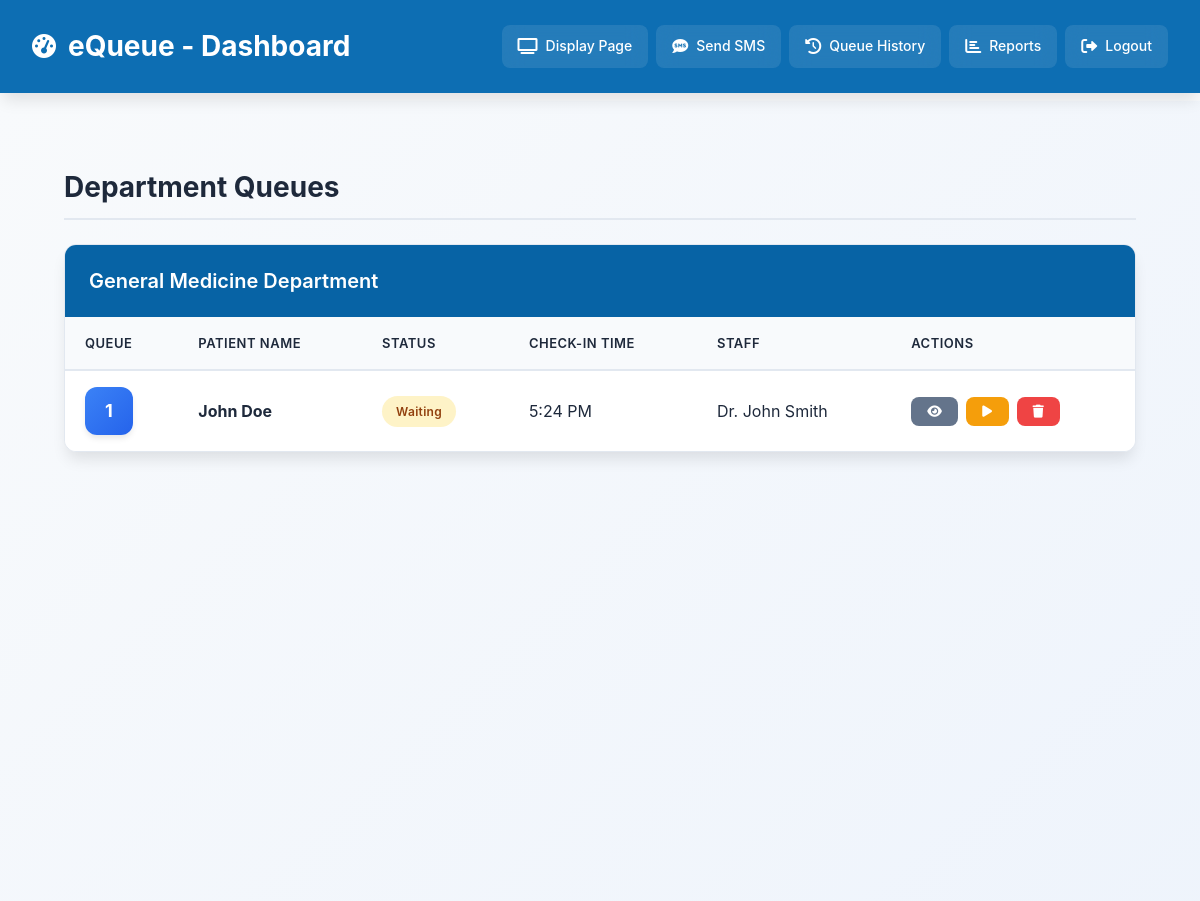
The app's page /public/dashboard.php (signed in) with its own data.
### tables this page shows
CREATE TABLE `departments` (
  `id` int(11) NOT NULL,
  `name` varchar(255) NOT NULL
);

CREATE TABLE `patients` (
  `id` int(11) NOT NULL,
  `first_name` varchar(100) NOT NULL,
  `middle_name` varchar(100) DEFAULT NULL,
  `last_name` varchar(100) NOT NULL,
  `age` int(11) NOT NULL,
  `contact_number` varchar(20) NOT NULL,
  `reason_for_visit` text DEFAULT NULL,
  `parent_guardian` varchar(255) DEFAULT NULL,
  `queue_number` int(11) NOT NULL,
  `department_id` int(11) NOT NULL,
  `department_staff_id` int(11) DEFAULT NULL,
  `status` enum('waiting','called','in consultation','done','cancelled','no show') NOT NULL DEFAULT 'waiting',
  `check_in_time` timestamp NOT NULL DEFAULT current_timestamp(),
  `created_at` timestamp NOT NULL DEFAULT current_timestamp(),
  `birthdate` date DEFAULT NULL,
  `address` text DEFAULT NULL,
  `gender` enum('male','female','prefer not to say') DEFAULT NULL,
  `civil_status` enum('single','married','widow') DEFAULT NULL,
  `registration_datetime` datetime DEFAULT NULL
);

CREATE TABLE `department_staff` (
  `id` int(11) NOT NULL,
  `name` varchar(255) NOT NULL,
  `department_id` int(11) NOT NULL,
  `role` varchar(50) NOT NULL DEFAULT 'Medical Assistant'
);

### app/models/Department.php (called while the page is built, shortened)
<?php
class Department {
    private $conn;
    private $table_name = "departments";
    public function __construct($db) {
        $this->conn = $db;
    }
    public function get_by_id($id) {
        $query = "SELECT * FROM " . $this->table_name . " WHERE id = ? LIMIT 1";
        $stmt = $this->conn->prepare($query);
        $stmt->bind_param("i", $id);
        $stmt->execute();
        $result = $stmt->get_result();
        return $result->fetch_assoc();
    }
}
?>

### app/models/Patient.php (called while the page is built, shortened)
<?php
class Patient {
    private $conn;
    private $table_name = "patients";
    public function __construct($db) {
        $this->conn = $db;
    }
    public function get_all_by_department($department_id) {
    $query = "SELECT p.*, d.name as department_staff_name, dep.name as department_name
              FROM " . $this->table_name . " p
              LEFT JOIN department_staff d ON p.department_staff_id = d.id
              LEFT JOIN departments dep ON p.department_id = dep.id
              WHERE p.department_id = ? AND p.status NOT IN ('done', 'cancelled')
              ORDER BY p.queue_number ASC";
    $stmt = $this->conn->prepare($query);
    $stmt->bind_param("i", $department_id);
    $stmt->execute();
    return $stmt->get_result();
}
    public function combineNames($first_name, $middle_name, $last_name) {
        $name_parts = array_filter([$first_name, $middle_name, $last_name]);
        return implode(' ', $name_parts);
    }
}
?>

### public/dashboard.php (the view, shortened to what this page needs)
<?php
require_once '../config/config.php';
require_once '../app/models/Department.php';
require_once '../app/models/Patient.php';
$department_model = new Department($conn);
$patient_model = new Patient($conn);
$user_role = $_SESSION['role'] ?? 'staff';
$is_receptionist = ($user_role === 'receptionist');
$is_admin = ($user_role === 'admin');
if ($is_receptionist) {
    $departments = $department_model->get_all()->fetch_all(MYSQLI_ASSOC);
    $staff_department = null;
} elseif ($is_admin) {
    $departments = [];
    $staff_department = null;
} else {
    $staff_department = $department_model->get_by_id($_SESSION['department_id']);
    $departments = [$staff_department];
}
?>
<!DOCTYPE html>
<html lang="en">
<head>
    <link rel="stylesheet" href="css/style.css">
    <link rel="stylesheet" href="css/components/dashboard.css">
    <link rel="stylesheet" href="https://cdnjs.cloudflare.com/ajax/libs/font-awesome/6.0.0/css/all.min.css">
</head>
<body>
    <header>
        <h1><i class="fas fa-tachometer-alt"></i> eQueue - Dashboard</h1>
        <div class="header-nav">
            <?php if (!$is_receptionist && !$is_admin): ?>
                <a href="display.php" target="_blank"><i class="fas fa-tv"></i> Display Page</a>
                <a href="sms.php"><i class="fas fa-sms"></i> Send SMS</a>
                <a href="queue_history.php"><i class="fas fa-history"></i> Queue History</a>
                <a href="reports.php"><i class="fas fa-chart-bar"></i> Reports</a>
            <?php elseif ($is_receptionist): ?>
            <a href="receptionist_history.php"><i class="fas fa-history"></i> History</a>
            <?php elseif ($is_admin): ?>
            <a href="reports.php"><i class="fas fa-chart-bar"></i> Reports</a>
            <?php endif; ?>
            <a href="../app/controllers/StaffController.php?action=logout" onclick="return confirm('Are you sure you want to logout?')"><i class="fas fa-sign-out-alt"></i> Logout</a>
        </div>
    </header>
    <div class="container">
        <main>
            <?php $departments_copy = $departments; ?>
            <?php if (!$is_receptionist && !$is_admin): ?>
                <div class="queue-sections">
                    <div class="section-header">
                        <h2>Department Queues</h2>
                    </div>
                    <?php foreach ($departments_copy as $dept): ?>
                        <div class="table-section">
                            <div class="table-header">
                                <h3 style="color: white;"><?php echo $dept['name']; ?> Department</h3>
                            </div>
                            <table>
                                <thead>
                                    <tr>
                                        <th>Queue</th>
                                        <th>Patient Name</th>
                                        <th>Status</th>
                                        <th>Check-in Time</th>
                                        <th>Staff</th>
                                        <th>Actions</th>
                                    </tr>
                                </thead>
                                <tbody>
                                    <?php
                                    $patients = $patient_model->get_all_by_department($dept['id']);
                                    $previous_patient_completed = true;
                                    while ($patient = $patients->fetch_assoc()):
                                    ?>
                                        <tr>
                                            <td>
                                                <span class="queue-number"><?php echo $patient['queue_number']; ?></span>
                                            </td>
                                            <td>
                                                <strong><?php echo htmlspecialchars($patient_model->combineNames($patient['first_name'], $patient['middle_name'], $patient['last_name'])); ?></strong>
                                            </td>
                                            <td>
                                                <span class="status-badge status-<?php echo strtolower(str_replace(' ', '-', $patient['status'])); ?>">
                                                    <?php echo $patient['status']; ?>
                                                </span>
                                            </td>
                                            <td><?php echo date('g:i A', strtotime($patient['check_in_time'])); ?></td>
                                            <td><?php echo htmlspecialchars($patient['department_staff_name'] ?? 'Not Assigned'); ?></td>
                                            <td>
                                                <div class="actions">
                                                    <button type="button" class="btn btn-secondary view-patient-btn" data-patient-id="<?php echo $patient['id']; ?>" title="View">
                                                        <i class="fas fa-eye"></i>
                                                    </button>
                                                    <?php if($patient['status'] !== 'in consultation' && $previous_patient_completed): ?>
                                                        <a href="../app/controllers/PatientController.php?action=update_status&id=<?php echo $patient['id']; ?>&status=in consultation"
                                                        class="btn btn-warning" title="Start Consultation">
                                                            <i class="fas fa-play"></i>
                                                        </a>
                                                    <?php endif; ?>
                                                    <a href="#" class="btn btn-danger remove-patient" data-id="<?php echo $patient['id']; ?>" title="Remove">
                                                        <i class="fas fa-trash"></i>
                                                    </a>
                                                </div>
                                            </td>
                                        </tr>
                                    <?php
                                        $previous_patient_completed = ($patient['status'] === 'done');
                                    endwhile; ?>
                                </tbody>
                            </table>
                        </div>
                    <?php endforeach; ?>
                </div>
            <?php endif; ?>
        </main>
    </div>
</body>
</html>

### public/css/style.css (style rules this page uses)
:root { --bg-color: #f8fafc; --card-bg: #ffffff; --text-color: #1e293b; --text-secondary: #6b7280; --border-color: #e2e8f0; --primary: #3b82f6; --primary-hover: #2563eb; --danger: #ef4444; --danger-hover: #dc2626; --success: #10b981; --warning: #f59e0b; --shadow: rgba(0, 0, 0, 0.1); --font-family: -apple-system, BlinkMacSystemFont, 'Segoe UI', Roboto, Oxygen, Ubuntu, Cantarell, sans-serif; --border-radius: 8px; --border-radius-lg: 12px; --border-radius-xl: 16px; --transition: all 0.3s ease; }
* { margin: 0; padding: 0; box-sizing: border-box; }
body { font-family: var(--font-family); background: var(--bg-color); color: var(--text-color); line-height: 1.6; min-height: 100vh; transition: var(--transition); }
.container { max-width: 1200px; margin: 0 auto; padding: 2rem; background: linear-gradient(135deg, var(--bg-color) 0%, rgba(59, 130, 246, 0.05) 100%); min-height: 100vh; }
main { padding: 2rem; }
h2 { font-size: 1.5rem; font-weight: 600; color: #1e293b; margin-bottom: 1.5rem; padding-bottom: 0.5rem; border-bottom: 2px solid #e2e8f0; }
h3 { font-size: 1.25rem; font-weight: 600; color: #475569; margin-bottom: 1rem; }
.btn { display: inline-flex; align-items: center; gap: 0.5rem; padding: 0.75rem 1.5rem; font-weight: 500; border-radius: 8px; text-decoration: none; border: none; cursor: pointer; font-size: 0.875rem; transition: all 0.2s ease; text-align: center; }
.btn-secondary { background-color: #f1f5f9; color: #475569; border: 1px solid #e2e8f0; }
.btn-danger { background-color: #fee2e2; color: #dc2626; border: 1px solid #fecaca; }
.btn-warning { background-color: #fffbeb; color: #d97706; border: 1px solid #fed7aa; }

### public/dashboard.php (style rules this page uses)
header { margin-bottom: 0.5rem; }
.container { padding-top: 1rem; }
main { padding-top: 1rem; }

### records on screen
departments: name "General Medicine"
patients: queue_number "1", first_name+middle_name+last_name "John Doe", status "Waiting", check_in_time "5:24 PM", department_staff.name "Dr. John Smith"
